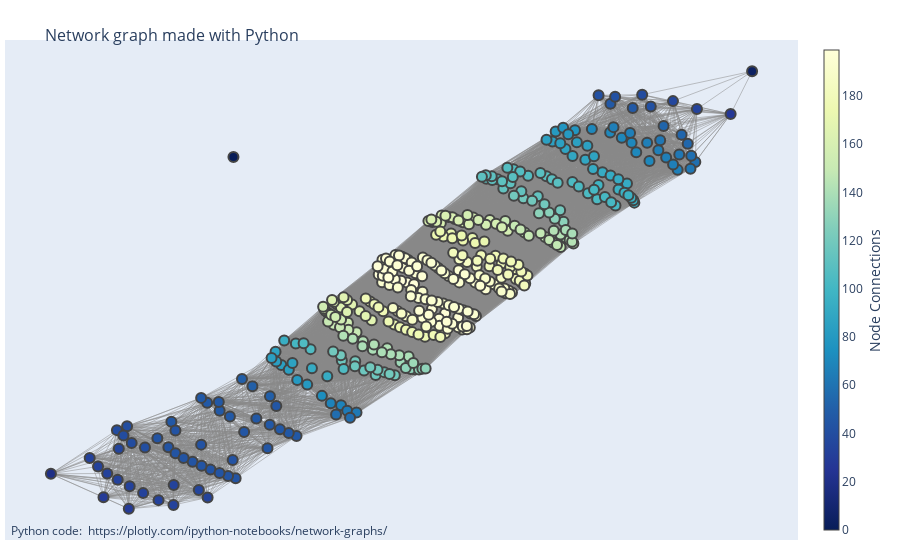

The notebook cell saved with this chart:
### Code cell
fig = go.Figure(data=[edge_trace, node_trace],
             layout=go.Layout(
                title='<br>Network graph made with Python',
                titlefont_size=16,
                showlegend=False,
                hovermode='closest',
                margin=dict(b=20,l=5,r=5,t=40),
                annotations=[ dict(
                    text="Python code: <a href='https://plotly.com/ipython-notebooks/network-graphs/'> https://plotly.com/ipython-notebooks/network-graphs/</a>",
                    showarrow=False,
                    xref="paper", yref="paper",
                    x=0.005, y=-0.002 ) ],
                xaxis=dict(showgrid=False, zeroline=False, showticklabels=False),
                yaxis=dict(showgrid=False, zeroline=False, showticklabels=False))
                )
fig.show()

### Figure 1 — Plotly figure (JSON) as saved in the notebook; plotly's stock layout.template omitted (floating-point values rounded to 4 significant figures; data arrays with more than 128 entries replaced by an {"elided": "..."} marker saying what was removed)
{"data": [{"hoverinfo": "none", "line": {"color": "#888", "width": 0.5}, "mode": "lines", "type": "scatter", "x": {"elided": "81915 float values"}, "y": {"elided": "81915 float values"}}, {"hoverinfo": "text", "marker": {"color": {"elided": "413 int values"}, "colorbar": {"thickness": 15, "title": {"side": "right", "text": "Node Connections"}, "xanchor": "left"}, "colorscale": [[0, "rgb(255,255,217)"], [0.125, "rgb(237,248,177)"], [0.25, "rgb(199,233,180)"], [0.375, "rgb(127,205,187)"], [0.5, "rgb(65,182,196)"], [0.625, "rgb(29,145,192)"], [0.75, "rgb(34,94,168)"], [0.875, "rgb(37,52,148)"], [1, "rgb(8,29,88)"]], "line": {"width": 2}, "reversescale": true, "showscale": true, "size": 10}, "mode": "markers", "text": {"elided": "413 str values"}, "type": "scatter", "x": {"elided": "413 float values"}, "y": {"elided": "413 float values"}}], "layout": {"annotations": [{"showarrow": false, "text": "Python code: <a href='https://plotly.com/ipython-notebooks/network-graphs/'> https://plotly.com/ipython-notebooks/network-graphs/</a>", "x": 0.005, "xref": "paper", "y": -0.002, "yref": "paper"}], "hovermode": "closest", "margin": {"b": 20, "l": 5, "r": 5, "t": 40}, "showlegend": false, "title": {"font": {"size": 16}, "text": "<br>Network graph made with Python"}, "xaxis": {"showgrid": false, "showticklabels": false, "zeroline": false}, "yaxis": {"showgrid": false, "showticklabels": false, "zeroline": false}}}
